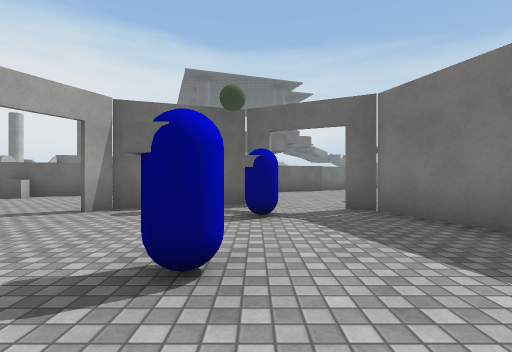
view 1 (above)

19 first-person views from a walk through a 3-D level made in the Unity game engine. The camera is 1.2 m above the floor, looks level and sees 85° across. The floor is counted in squares, 2 m on a side. Each view is taken from the middle of a square. On the plan, view 1 faces up. The plan holds only what a view shows up to about 9 squares ahead; the rest is blank. The place goes on beyond the plan. The player is left out. Surface patterns are stand-ins for the level's own textures.

view 2
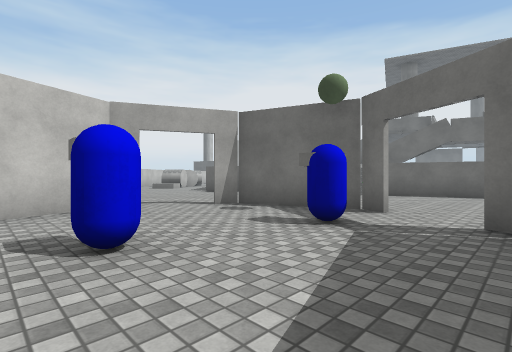

view 3
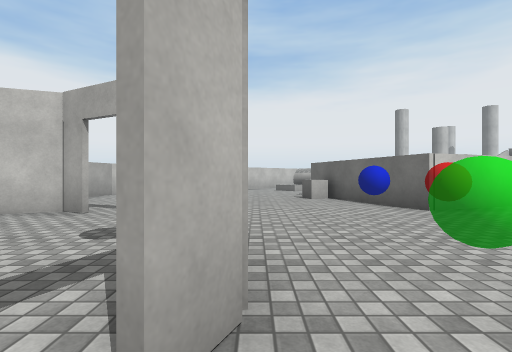

view 4
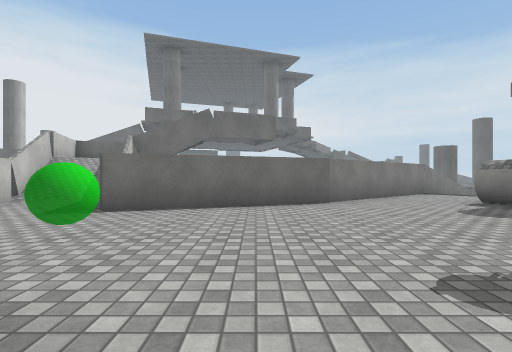

view 5
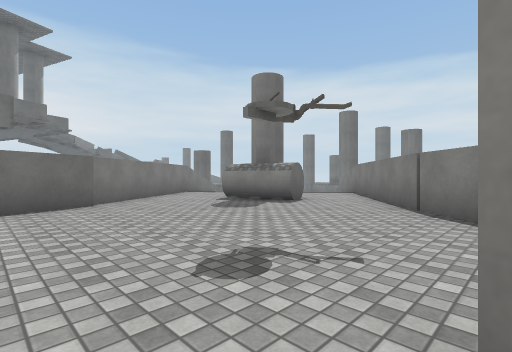

view 6
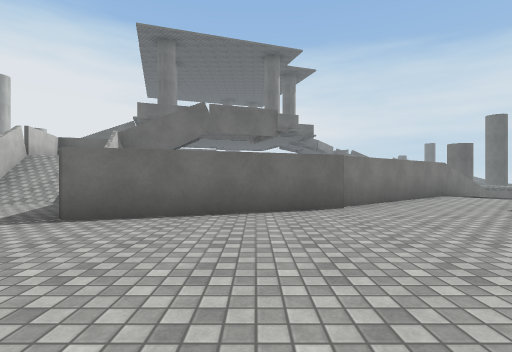

view 7
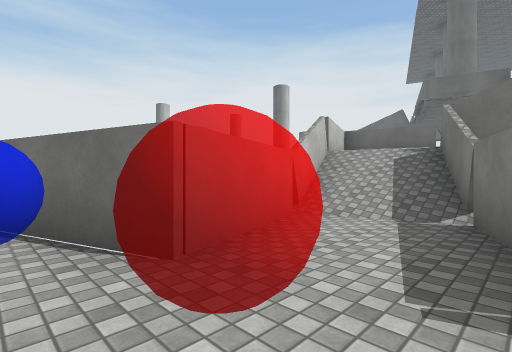

view 8
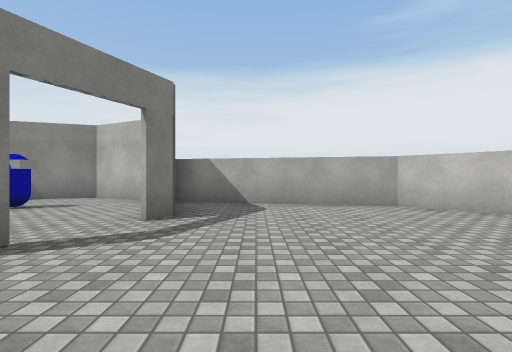

view 9
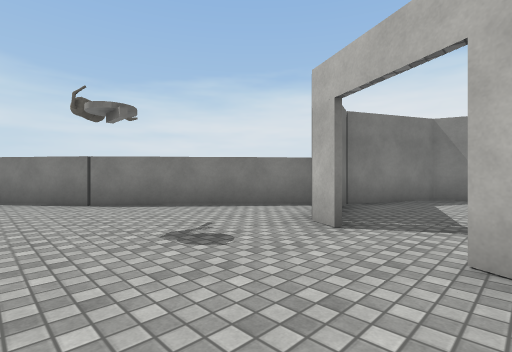

view 10
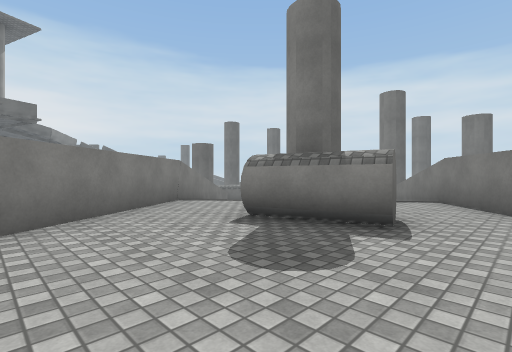

view 11
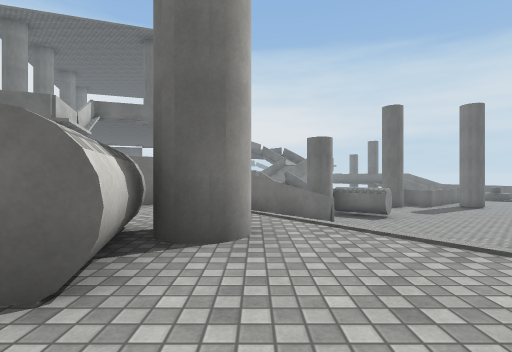

view 12
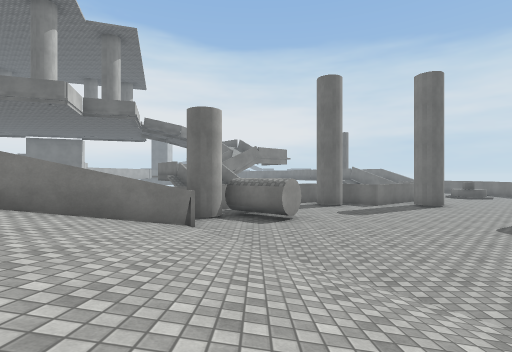

view 13
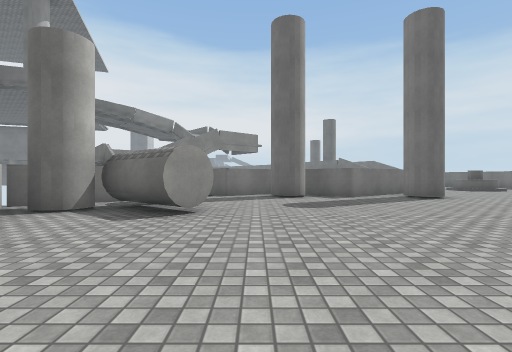

view 14
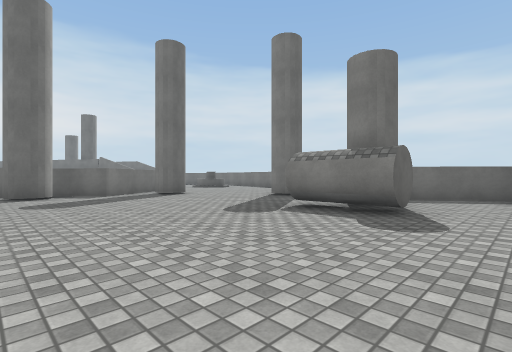

view 15
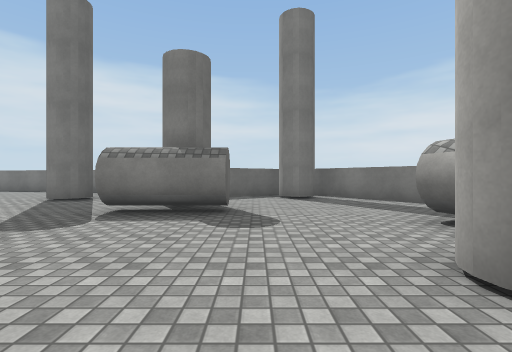

view 16
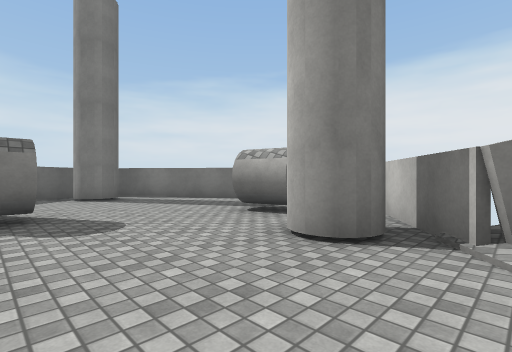

view 17
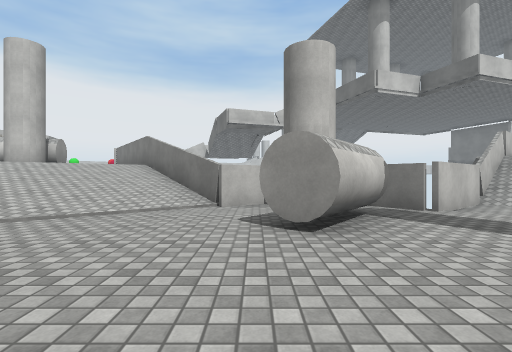

view 18
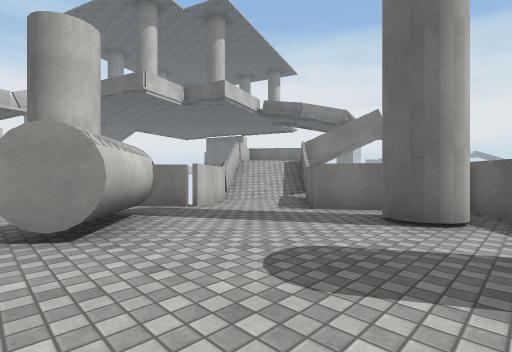

view 19
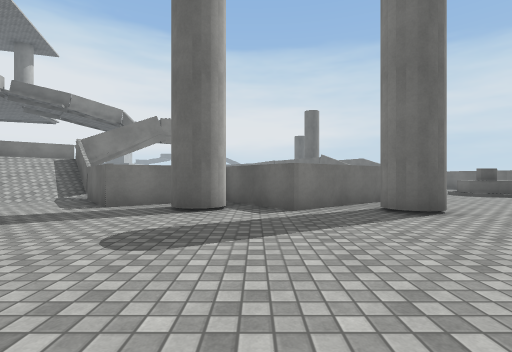

### Floor plan
Key: @ floor where view 1 was taken; # wall or solid block; x gap in a wall; . main floor; : floor 0.5 m higher than the main floor; - floor 2 m lower than the main floor; + floor 2.5 m higher than the main floor; / step, stairs or slope; ^ raised ledge; C cube; Y cylinder; O other object.
Columns run from 8 left of view 1 to 23 right of it. Each row starts with its distance up from view 1.
 26                  :/#          -Y
 25                 #//##        --^
 24                 ##//##    ## --
 23                  #/--######----
 22                  ##----#-#-#----
 21                   ##------------
 20                   #YY----------
 19                   ##YY-------#
 18                   #--Y-------#
 17   ##             ##/---------
 16                ###//-------Y
 15   # +##       ##/////------Y -##
 14   x//##      ##///////---------#
 13   #///#    ###..///////-------##
 12   ##//#   ##...../////###Y-----#
 11    #..#####...Y#..///####YY--###
 10    #...#......YY../###  #   ##
  9   ###.............##
  8 #C...............##
  7 ...............###
  6 ......###.....##
  5  .....#...#..##
  4 ........O.#..#
  3 ....#.....####
  2 ....##.O...#
  1 ######.....#
  0      ##.@###
 -1       ####

Where each view was taken, in squares from view 1:
view 1: 0 up, 0 right, facing up
view 2: 1 up, 2 right, facing up-left
view 3: 6 up, 1 right, facing left
view 4: 5 up, 1 right, facing up
view 5: 5 up, 1 right, facing up-right
view 6: 6 up, 1 right, facing up
view 7: 8 up, 2 left, facing up-left
view 8: 7 up, 5 left, facing down
view 9: 8 up, 0 right, facing down-right
view 10: 8 up, 3 right, facing up-right
view 11: 8 up, 8 right, facing up
view 12: 11 up, 12 right, facing up
view 13: 14 up, 14 right, facing up
view 14: 13 up, 14 right, facing up-right
view 15: 14 up, 14 right, facing right
view 16: 15 up, 14 right, facing down-right
view 17: 18 up, 16 right, facing left
view 18: 18 up, 16 right, facing up-left
view 19: 17 up, 16 right, facing up
